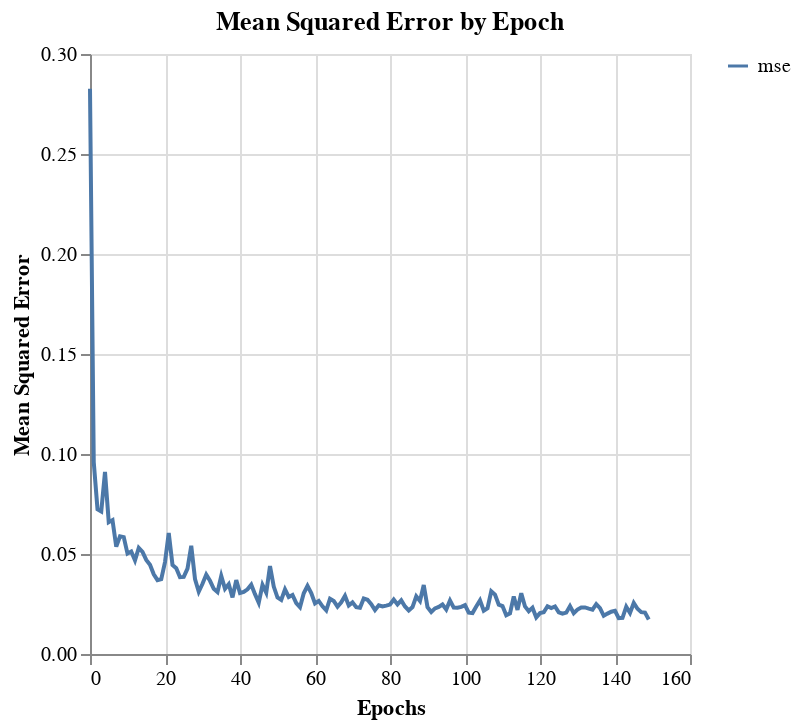

Notebook cell for this chart:
### Code cell
plot_model_history(history_df, feature='mse', name=name, tuner=False)
plot_model_history(history_df, feature='loss', name=name, tuner=False)

### Figure 1 — Vega-Lite specification as saved in the notebook (floating-point values rounded to 4 significant figures; data arrays with more than 128 entries replaced by an {"elided": "..."} marker saying what was removed)
{"config": {"view": {"continuousWidth": 300, "continuousHeight": 300}}, "repeat": {"layer": ["mse"]}, "spec": {"data": {"name": "data-96fe4090a85c0681f9a08fcb2e59b99a"}, "mark": {"type": "line"}, "encoding": {"color": {"datum": {"repeat": "layer"}}, "x": {"field": "index", "title": "Epochs", "type": "quantitative"}, "y": {"field": {"repeat": "layer"}, "title": "Mean Squared Error", "type": "quantitative"}}}, "title": "Mean Squared Error by Epoch", "$schema": "https://vega.github.io/schema/vega-lite/v5.20.1.json", "datasets": {"data-96fe4090a85c0681f9a08fcb2e59b99a": {"elided": "150 records"}}}
